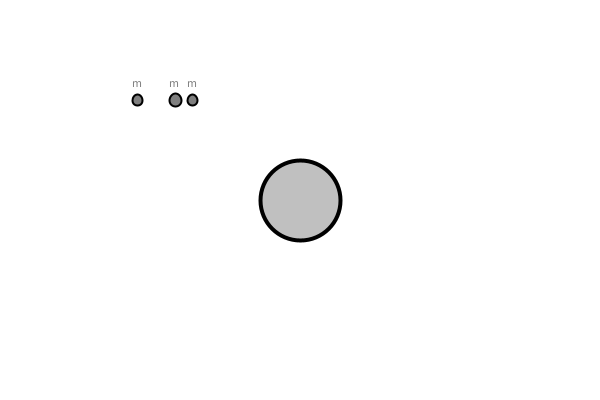
Frame 1 (no input)
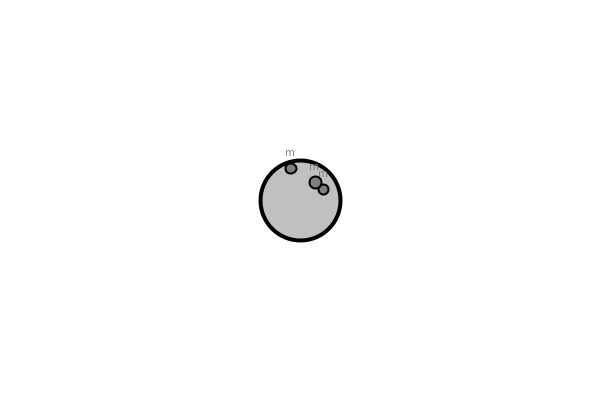
Frame 60 (the mouse pressed at the canvas centre just before this capture)
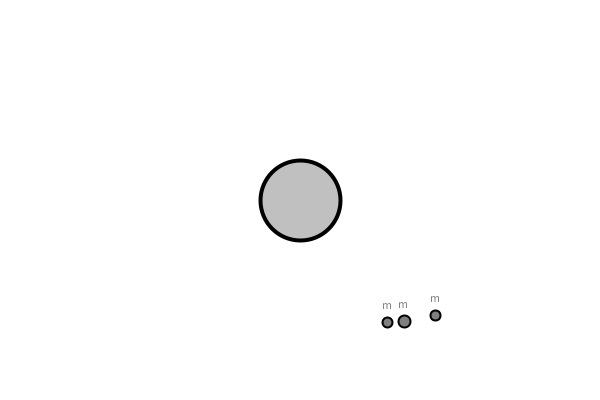
Frame 120 (the mouse held since frame 60 and released just before this capture)

The Processing sketch that drew these frames (run headless with seeded random() and noise(); from frame 60 on, the mouse is pressed at the canvas centre):

// Processing sketch: GravityForce
// ── GravityForce.pde
Mover[] movers = new Mover[3];
Attractor a;

void setup() {
  size(600,400);
  for(int i = 0; i < movers.length; i++){
    movers[i] = new Mover(); 
  }
  
  a = new Attractor();
}

void draw() {
  background(255);
  a.display();
  
  //Gravity force between bodies
  // Formula:
  
  //Fgrav = (G * m1 * m2)/d^2 * ^r
  
  //G: constant gravity
  //m1: mass of bodie 1
  //m2: mass of other bodie
  //d: distance between thats bodies
  //r: normalize direction vector
  
  for(int i = 0; i < movers.length; i++){
   PVector force = a.attract(movers[i]);
   movers[i].applyForce(force);
    
    movers[i].update();
    //movers[i].checkEdges();
    movers[i].display(); 
  }
  
  
  
}

// ── Attractor.pde
class Attractor {
  float mass;                //Mass of bodie
  float G;                   //Gravity constant
  PVector location;          //Localization object
  boolean dragging = false;  // is object being dragged?
  boolean rollover = false;  //is mouse over the object
  PVector dragOffset;        // holds the offset for when object is clicked on
  
  
  Attractor() {
    location = new PVector(width/2,height/2);
    mass = 40;
    G = 1;
    dragOffset = new PVector(0.0,0.0);
  }

  
  
  PVector attract (Mover m){
    // Direction of force
    PVector force = PVector.sub(location, m.location);
    float d = force.mag();
    d = constrain(d, 5.0,25.0);
    force.normalize(); 
    
    //Magnitude of that force
    float strength = (G * mass * m.mass) / (d * d);
    
    // Magnitud & direction together
    force.mult(strength);
    
    return force;
  }
  
  
  
 // Method to display
  void display() {
    ellipseMode(CENTER);
    strokeWeight(4);
    stroke(0);
    if (dragging) fill (50);
    else if (rollover) fill(100);
    else fill(175,200);
    ellipse(location.x,location.y,mass*2,mass*2);
  }
  
  
}

// ── Mover.pde
class Mover{

  PVector location;
  PVector velocity;
  PVector acceleration;
  float mass;
  float G;
  
  Mover(){
    location = new PVector(random(20,200), 100);
    velocity = new PVector(1,0);
    acceleration = new PVector(0,0);
    mass = random(0.2,1.5);
    G = 1;
  }
  
  void applyForce(PVector force){
    PVector f = PVector.div(force,mass);
    acceleration.add(f);
  }
  
  
  PVector attract (Mover m){
    // Direction of force
    PVector force = PVector.sub(location, m.location);
    float d = force.mag();
    d = constrain(d, 5.0,25.0);
    force.normalize(); 
    
    //Magnitude of that force
    float strength = (G * mass * m.mass) / (d * d);
    
    // Magnitud & direction together
    force.mult(strength);
    
    return force;
  }
  
  
  
  void update(){
    velocity.add(acceleration);
    location.add(velocity);
    acceleration.mult(0);
    //velocity.limit(5);
  }
  
  void display() {
    stroke(0);
    strokeWeight(2);
    fill(127);
    ellipse(location.x, location.y, mass*20, mass*20);
    text("m",location.x-(mass*20)*.5,location.y-13);
  }

  void checkEdges() {

    if (location.x > width) {
      location.x = width;
      velocity.x *=-1;
    } 
    else if (location.x < 0) {
      location.x = 0; 
      velocity.x*=-1;
    }

    if (location.y > height) {
      location.y = height;
      velocity.y*=-1;
    } 
    
  }
  
}
